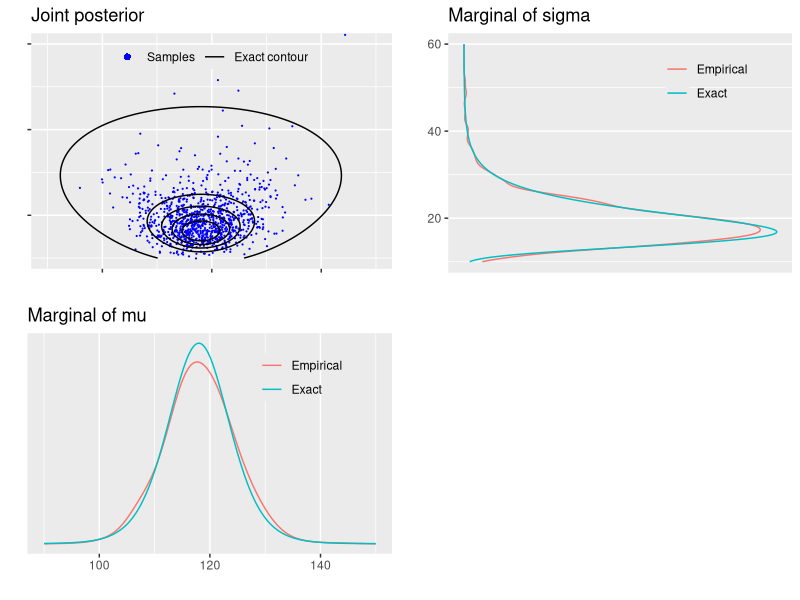
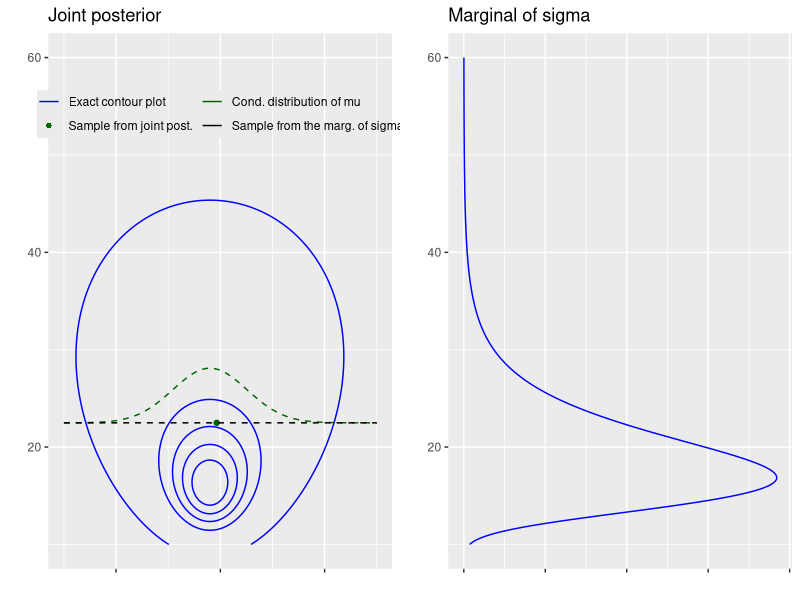
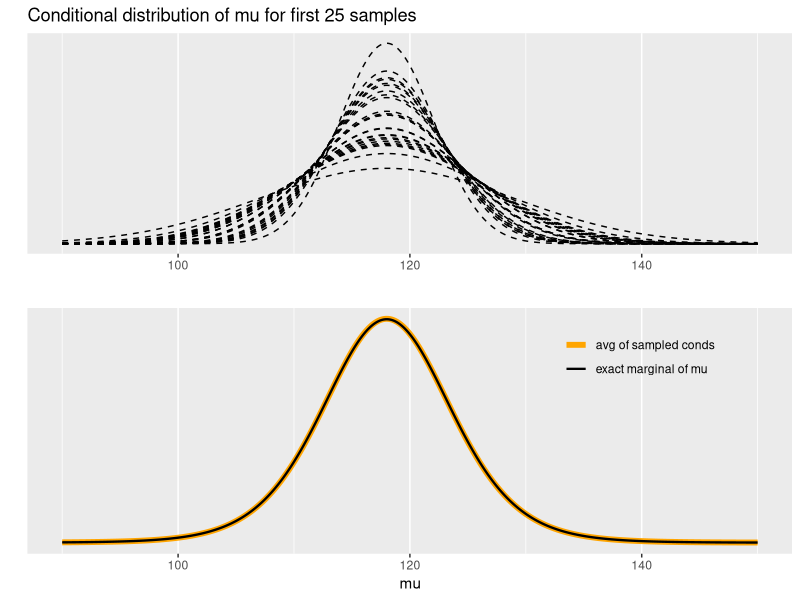
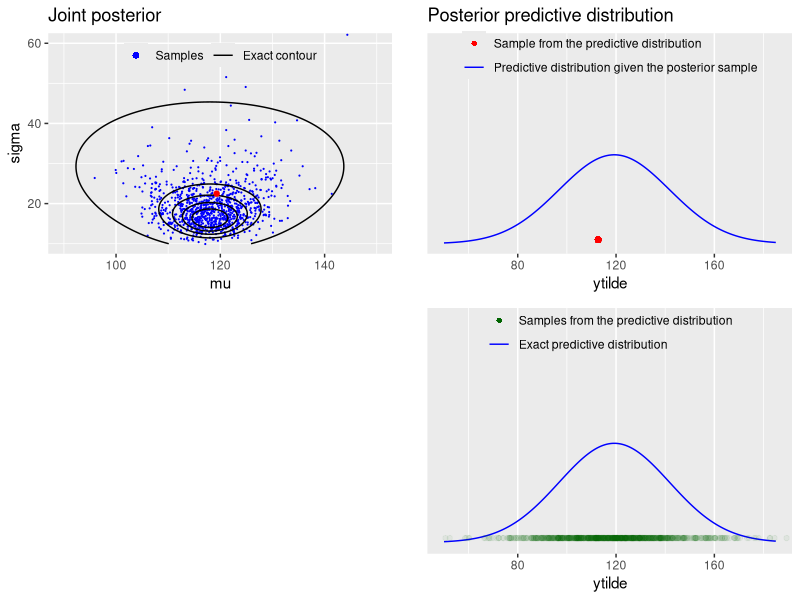

R code for these plots, in order:
#' ---
#' title: "Bayesian data analysis demos 3.1, 3.2, 3.3, 3.4"
#' author: "Aki Vehtari, Markus Paasiniemi"
#' date: "`r format(Sys.Date())`"
#' ---

#' ## Normal model with unknown mean and variance (BDA3 section 3.2 on p. 64).
#' 
#' Multivariate joint distribution, conditional distribution, marginal
#' distribution, marginalization and posterior predictive distribution
#' 

#' ggplot2, grid, and gridExtra are used for plotting, tidyr for manipulating data frames
#+ setup, message=FALSE, error=FALSE, warning=FALSE
library(ggplot2)
library(grid)
library(gridExtra)
library(tidyr)

#' #### Generic part common for Demos 3.1-3.4

#' Data
y <- c(93, 112, 122, 135, 122, 150, 118, 90, 124, 114)
#' Sufficient statistics
n <- length(y)
s2 <- var(y)
my <- mean(y)

#' Factorize the joint posterior p(mu,sigma2|y) to p(sigma2|y)p(mu|sigma2,y)
#' Sample from the joint posterior using this factorization
# helper functions to sample from and evaluate
# scaled inverse chi-squared distribution
rsinvchisq <- function(n, nu, s2, ...) nu*s2 / rchisq(n , nu, ...)
dsinvchisq <- function(x, nu, s2){
  exp(log(nu/2)*nu/2 - lgamma(nu/2) + log(s2)/2*nu - log(x)*(nu/2+1) - (nu*s2/2)/x)
}

#' Sample 1000 random numbers from p(sigma2|y)
ns <- 1000
sigma2  <- rsinvchisq(ns, n-1, s2)

#' Sample from p(mu|sigma2,y)
mu <- my + sqrt(sigma2/n)*rnorm(length(sigma2))

#' Create a variable sigma and
#' sample from predictive distribution p(ynew|y) for each draw of (mu, sigma)
sigma <- sqrt(sigma2)
ynew <- rnorm(ns, mu, sigma)

#' For mu, sigma and ynew compute the density in a grid
#' ranges for the grids
t1l <- c(90, 150)
t2l <- c(10, 60)
nl <- c(50, 185)
t1 <- seq(t1l[1], t1l[2], length.out = ns)
t2 <- seq(t2l[1], t2l[2], length.out = ns)
xynew <- seq(nl[1], nl[2], length.out = ns)

#' Compute the exact marginal density of mu
# multiplication by 1./sqrt(s2/n) is due to the transformation of
# variable z=(x-mean(y))/sqrt(s2/n), see BDA3 p. 21
pm <- dt((t1-my) / sqrt(s2/n), n-1) / sqrt(s2/n)

#' Estimate the marginal density using samples
#' and ad hoc Gaussian kernel approximation
pmk <- density(mu, adjust = 2, n = ns, from = t1l[1], to = t1l[2])$y

#' Compute the exact marginal density of sigma
# the multiplication by 2*t2 is due to the transformation of
# variable z=t2^2, see BDA3 p. 21
ps <- dsinvchisq(t2^2, n-1, s2) * 2*t2

#' Estimate the marginal density using samples
#' and ad hoc Gaussian kernel approximation
psk <- density(sigma, n = ns, from = t2l[1], to = t2l[2])$y

#' Compute the exact predictive density
# multiplication by 1./sqrt(s2/n) is due to the transformation of variable
# see BDA3 p. 21
p_new <- dt((xynew-my) / sqrt(s2*(1+1/n)), n-1) / sqrt(s2*(1+1/n))

#' Evaluate the joint density in a grid.
#' Note that the following is not normalized, but for plotting
#' contours it does not matter.
# Combine grid points into another data frame
# with all pairwise combinations
dfj <- data.frame(t1 = rep(t1, each = length(t2)),
                  t2 = rep(t2, length(t1)))
dfj$z <- dsinvchisq(dfj$t2^2, n-1, s2) * 2*dfj$t2 * dnorm(dfj$t1, my, dfj$t2/sqrt(n))
# breaks for plotting the contours
cl <- seq(1e-5, max(dfj$z), length.out = 6)

#' ### Demo 3.1 Visualise the joint and marginal densities
#' Visualise the joint density and marginal densities of the posterior
#' of normal distribution with unknown mean and variance.
#' 
#' Create a plot of the marginal density of mu
dfm <- data.frame(t1, Exact = pm, Empirical = pmk) %>% gather(grp, p, -t1)
margmu <- ggplot(dfm) +
  geom_line(aes(t1, p, color = grp)) +
  coord_cartesian(xlim = t1l) +
  labs(title = 'Marginal of mu', x = '', y = '') +
  scale_y_continuous(breaks = NULL) +
  theme(legend.background = element_blank(),
        legend.position = c(0.75, 0.8),
        legend.title = element_blank())

#' Create a plot of the marginal density of sigma
dfs <- data.frame(t2, Exact = ps, Empirical = psk) %>% gather(grp, p, -t2)
margsig <- ggplot(dfs) +
  geom_line(aes(t2, p, color = grp)) +
  coord_cartesian(xlim = t2l) +
  coord_flip() +
  labs(title = 'Marginal of sigma', x = '', y = '') +
  scale_y_continuous(breaks = NULL) +
  theme(legend.background = element_blank(),
        legend.position = c(0.75, 0.8),
        legend.title = element_blank())

#' Create a plot of the joint density
joint1labs <- c('Samples','Exact contour')
joint1 <- ggplot() +
  geom_point(data = data.frame(mu,sigma), aes(mu, sigma, col = '1'), size = 0.1) +
  geom_contour(data = dfj, aes(t1, t2, z = z, col = '2'), breaks = cl) +
  coord_cartesian(xlim = t1l,ylim = t2l) +
  labs(title = 'Joint posterior', x = '', y = '') +
  scale_y_continuous(labels = NULL) +
  scale_x_continuous(labels = NULL) +
  scale_color_manual(values=c('blue', 'black'), labels = joint1labs) +
  guides(color = guide_legend(nrow  = 1, override.aes = list(
    shape = c(16, NA), linetype = c(0, 1), size = c(2, 1)))) +
  theme(legend.background = element_blank(),
        legend.position = c(0.5, 0.9),
        legend.title = element_blank())

#' Combine the plots
#+ blank, fig.show='hide'
# blank plot for combining the plots
bp <- grid.rect(gp = gpar(col = 'white'))
#+ combined
grid.arrange(joint1, margsig, margmu, bp, nrow = 2)

#' ### Demo 3.2 Visualise factored distribution
#' Visualise factored sampling and the corresponding
#' marginal and conditional densities.
#' 

#' Create another plot of the joint posterior
# data frame for the conditional of mu and marginal of sigma
dfc <- data.frame(mu = t1, marg = rep(sigma[1], length(t1)),
                  cond = sigma[1] + dnorm(t1 ,my, sqrt(sigma2[1]/n)) * 100) %>%
  gather(grp, p, marg, cond)
# legend labels for the following plot
joint2labs <- c('Exact contour plot', 'Sample from joint post.',
               'Cond. distribution of mu', 'Sample from the marg. of sigma')
joint2 <- ggplot() +
  geom_contour(data = dfj, aes(t1, t2, z = z, col = '1'), breaks = cl) +
  geom_point(data = data.frame(m = mu[1], s = sigma[1]), aes(m , s, color = '2')) +
  geom_line(data = dfc, aes(mu, p, color = grp), linetype = 'dashed') +
  coord_cartesian(xlim = t1l,ylim = t2l) +
  labs(title = 'Joint posterior', x = '', y = '') +
  scale_x_continuous(labels = NULL) +
  scale_color_manual(values=c('blue', 'darkgreen','darkgreen','black'), labels = joint2labs) +
  guides(color = guide_legend(nrow  = 2, override.aes = list(
    shape = c(NA, 16, NA, NA), linetype = c(1, 0, 1, 1)))) +
  theme(legend.background = element_blank(),
        legend.position = c(0.5, 0.85),
        legend.title = element_blank())

#' Create another plot of the marginal density of sigma
margsig2 <- ggplot(data = data.frame(t2, ps)) +
  geom_line(aes(t2, ps), color = 'blue') +
  coord_cartesian(xlim = t2l) +
  coord_flip() +
  labs(title = 'Marginal of sigma', x = '', y = '') +
  scale_y_continuous(labels = NULL)

#' Combine the plots
grid.arrange(joint2, margsig2, ncol = 2)

#' ### Demo 3.3 Visualise the marginal distribution of mu
#' Visualise the marginal distribution of mu as a mixture of normals.
#' 

#' Calculate conditional pdfs for each sample
condpdfs <- sapply(t1, function(x) dnorm(x, my, sqrt(sigma2/n)))

#' Create a plot of some of them
# data frame of 25 first samples
dfm25 <- data.frame(t1, t(condpdfs[1:25,])) %>% gather(grp, p, -t1)
condmu <- ggplot(data = dfm25) +
  geom_line(aes(t1, p, group = grp), linetype = 'dashed') +
  labs(title = 'Conditional distribution of mu for first 25 samples', y = '', x = '') +
  scale_y_continuous(breaks = NULL)

#' create a plot of their mean
dfsam <- data.frame(t1, colMeans(condpdfs), pm) %>% gather(grp,p,-t1)
# labels
mulabs <- c('avg of sampled conds', 'exact marginal of mu')
meanmu <- ggplot(data = dfsam) +
  geom_line(aes(t1, p, size = grp, color = grp)) +
  labs(y = '', x = 'mu') +
  scale_y_continuous(breaks = NULL) +
  scale_size_manual(values = c(2, 0.8), labels = mulabs) +
  scale_color_manual(values = c('orange', 'black'), labels = mulabs) +
  theme(legend.position = c(0.8, 0.8),
        legend.background = element_blank(),
        legend.title = element_blank())

#' Combine the plots
grid.arrange(condmu, meanmu, ncol = 1)

#' ### Demo 3.4 Visualise posterior predictive distribution.
#' Visualise sampling from the posterior predictive distribution.

#' Calculate each predictive pdf with given mu and sigma
ynewdists <- sapply(xynew, function(x) dnorm(x, mu, sigma))

#' Create plot of the joint posterior with a draw
#' from the posterior predictive distribution, highlight the first sample
#' create a plot of the joint density
# data frame of dirst draw from sample the predictive along with the exact value for plotting
dfp <- data.frame(xynew, draw = ynewdists[1,], exact = p_new)
# data frame for plotting the samples
dfy <- data.frame(ynew, p = 0.02*max(ynewdists))
# legend labels
pred1labs <- c('Sample from the predictive distribution', 'Predictive distribution given the posterior sample')
pred2labs <- c('Samples from the predictive distribution', 'Exact predictive distribution')
joint3labs <- c('Samples', 'Exact contour')
joint3 <- ggplot() +
  geom_point(data = data.frame(mu, sigma), aes(mu, sigma, col = '1'), size = 0.1) +
  geom_contour(data = dfj, aes(t1, t2, z = z, col = '2'), breaks = cl) +
  geom_point(data = data.frame(x = mu[1], y = sigma[1]), aes(x, y), color = 'red') +
  coord_cartesian(xlim = t1l,ylim = t2l) +
  labs(title = 'Joint posterior', x = 'mu', y = 'sigma') +
  scale_color_manual(values=c('blue', 'black'), labels = joint3labs) +
  guides(color = guide_legend(nrow  = 1, override.aes = list(
    shape = c(16, NA), linetype = c(0, 1), size = c(2, 1)))) +
  theme(legend.background = element_blank(),
        legend.position=c(0.5 ,0.9),
        legend.title = element_blank())

#' Create a plot of the predicitive distribution and the respective sample
pred1 <- ggplot() +
  geom_line(data = dfp, aes(xynew, draw, color = '2')) +
  geom_point(data = dfy, aes(ynew[1], p, color = '1')) +
  coord_cartesian(xlim = nl, ylim = c(0,0.04)) +
  labs(title = 'Posterior predictive distribution', x = 'ytilde', y = '') +
  scale_y_continuous(breaks = NULL) +
  scale_color_manual(values = c('red', 'blue'), labels = pred1labs) +
  guides(color = guide_legend(nrow = 2, override.aes = list(
    linetype = c(0, 1), shape=c(16, NA), labels = pred1labs))) +
  theme(legend.background = element_blank(),
        legend.position = c(0.5 ,0.9),
        legend.title = element_blank())

#' Create a plot for all ynews
pred2 <- ggplot() +
  geom_line(data = dfp, aes(xynew, draw, color = '2')) +
  geom_point(data = dfy, aes(ynew, p, color = '1'), alpha = 0.05) +
  coord_cartesian(xlim = nl, ylim = c(0,0.04)) +
  labs(x = 'ytilde', y = '') +
  scale_y_continuous(breaks=NULL) +
  scale_color_manual(values=c('darkgreen','blue'),labels=pred2labs) +
  guides(color = guide_legend(nrow = 2, override.aes=list(
    linetype = c(0, 1), shape = c(16, NA), alpha = c(1, 1) ,labels = pred2labs))) +
  theme(legend.background = element_blank(),
        legend.position = c(0.5 ,0.9),
        legend.title = element_blank())

#' Combine the plots
grid.arrange(joint3, pred1, bp, pred2, nrow = 2)
